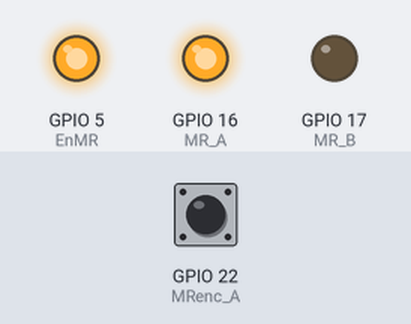
This sketch was run on a simulated ESP32. On the bench: output pins drawn as LEDs (lit = HIGH). The test bench sets the inputs (shaded band); at power-on: GPIO 22 (MRenc_A) HIGH. What the sketch prints to the serial monitor is not drawn.

Above: at 0.2 s.
Timing chart, 0 to 1.7 s (numbered marks = the images above):
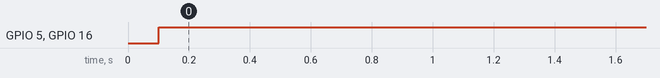

The sketch:

03.Velocidad_angular_en_rpm.ino
```cpp
#define EnMR 5
#define MR_A 16
#define MR_B 17

#define MRenc_A 22 // Amarillo
#define MRenc_B 23 // Blanco

// Configurando los parámetros de PWM
const int frecuencia = 10000;
const int canal_R = 1;
const int resolucion = 12;

volatile long R_pulses = 0;
volatile long CurrentPulsesR = 0;

double N = 0.0;
int cv = 0;

unsigned long lastTime = 0; // Tiempo anterior
unsigned long sampleTime = 100; // Tiempo de muestreo
unsigned int R = 562; // Resolucion del encoder R = mH*s*r

String inputString = "";
bool stringComplete = false;

void setup() {
  pinMode(EnMR, OUTPUT);
  pinMode(MR_A, OUTPUT);
  pinMode(MR_B, OUTPUT);

  pinMode(MRenc_A, INPUT);
  pinMode(MRenc_B, INPUT);

  ledcSetup(canal_R, frecuencia, resolucion);

  ledcAttachPin(EnMR, canal_R);

  attachInterrupt(MRenc_A, encoderR, RISING);

  Serial.begin(115200);
  Serial.println("Velocidad en rpm");
}

void loop() {
  velValue();

}

void velValue(){
  if (millis() - lastTime >= sampleTime){ // Se actualiza cada sampleTime (milisegundos)
    cv = -4095;
    if (cv > 0){
      clockwise (cv);
    }
    else{
      anticlockwise(abs(cv));
    }
    N =(R_pulses*60.0*1000.0)/((millis()-lastTime)*R);// Velocidad en RPM
    lastTime = millis();
    R_pulses = 0;
    Serial.print("Velocidad: ");
    Serial.println(N);
  }
}

void encoderR(){
  if (digitalRead(MRenc_B) == HIGH){     // si B es HIGH, sentido horario
    R_pulses-- ;        // incrementa POSICION en 1
  }
  else {          // si B es LOW, sentido anti horario
    R_pulses++ ;        // decrementa POSICION en 1
  }

  CurrentPulsesR = R_pulses;
}

void clockwise(int vel){
  digitalWrite(MR_A, LOW);
  digitalWrite(MR_B, HIGH);
  ledcWrite(canal_R, vel);
}

void anticlockwise(int vel){
  digitalWrite(MR_A, HIGH);
  digitalWrite(MR_B, LOW);
  ledcWrite(canal_R, vel);
}
```

Measured:
- by itself, GPIO 5 (EnMR), GPIO 16 (MR_A): LOW → HIGH at 0.10 s
